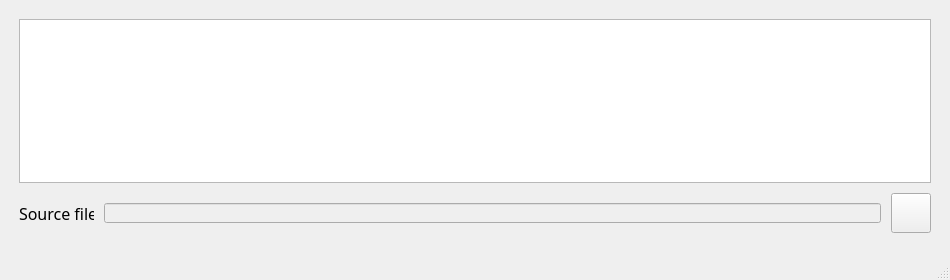
<?xml version="1.0" encoding="UTF-8"?>
<ui version="4.0">
 <class>MainWindow</class>
 <widget class="QMainWindow" name="MainWindow">
  <property name="geometry">
   <rect>
    <x>0</x>
    <y>0</y>
    <width>950</width>
    <height>280</height>
   </rect>
  </property>
  <property name="minimumSize">
   <size>
    <width>950</width>
    <height>280</height>
   </size>
  </property>
  <property name="font">
   <font>
    <family>Rockwell</family>
    <pointsize>12</pointsize>
   </font>
  </property>
  <property name="windowTitle">
   <string>R2D2 object viewer</string>
  </property>
  <property name="windowIcon">
   <iconset>
    <normaloff>images/database.png</normaloff>images/database.png</iconset>
  </property>
  <widget class="QWidget" name="centralwidget">
   <layout class="QGridLayout" name="gridLayout_2">
    <item row="0" column="0">
     <layout class="QGridLayout" name="gridLayout">
      <property name="leftMargin">
       <number>10</number>
      </property>
      <property name="topMargin">
       <number>10</number>
      </property>
      <property name="rightMargin">
       <number>10</number>
      </property>
      <property name="bottomMargin">
       <number>10</number>
      </property>
      <property name="spacing">
       <number>10</number>
      </property>
      <item row="1" column="1">
       <widget class="QLineEdit" name="file_line">
        <property name="enabled">
         <bool>false</bool>
        </property>
        <property name="minimumSize">
         <size>
          <width>700</width>
          <height>20</height>
         </size>
        </property>
        <property name="maximumSize">
         <size>
          <width>16777215</width>
          <height>20</height>
         </size>
        </property>
        <property name="font">
         <font>
          <family>Rockwell</family>
          <pointsize>12</pointsize>
         </font>
        </property>
        <property name="alignment">
         <set>Qt::AlignBottom|Qt::AlignLeading|Qt::AlignLeft</set>
        </property>
       </widget>
      </item>
      <item row="1" column="0">
       <widget class="QLabel" name="label">
        <property name="minimumSize">
         <size>
          <width>75</width>
          <height>20</height>
         </size>
        </property>
        <property name="maximumSize">
         <size>
          <width>75</width>
          <height>20</height>
         </size>
        </property>
        <property name="font">
         <font>
          <family>Rockwell</family>
          <pointsize>12</pointsize>
          <italic>false</italic>
         </font>
        </property>
        <property name="text">
         <string>Source file:</string>
        </property>
        <property name="alignment">
         <set>Qt::AlignLeading|Qt::AlignLeft|Qt::AlignVCenter</set>
        </property>
       </widget>
      </item>
      <item row="1" column="2">
       <widget class="QPushButton" name="exit_button">
        <property name="minimumSize">
         <size>
          <width>40</width>
          <height>40</height>
         </size>
        </property>
        <property name="maximumSize">
         <size>
          <width>40</width>
          <height>40</height>
         </size>
        </property>
        <property name="text">
         <string/>
        </property>
        <property name="icon">
         <iconset>
          <normaloff>images/exit.png</normaloff>images/exit.png</iconset>
        </property>
        <property name="iconSize">
         <size>
          <width>32</width>
          <height>32</height>
         </size>
        </property>
       </widget>
      </item>
      <item row="0" column="0" colspan="3">
       <widget class="QTableView" name="tableView">
        <property name="minimumSize">
         <size>
          <width>900</width>
          <height>150</height>
         </size>
        </property>
        <property name="gridStyle">
         <enum>Qt::DashLine</enum>
        </property>
       </widget>
      </item>
     </layout>
    </item>
   </layout>
  </widget>
  <widget class="QMenuBar" name="menubar">
   <property name="geometry">
    <rect>
     <x>0</x>
     <y>0</y>
     <width>950</width>
     <height>24</height>
    </rect>
   </property>
  </widget>
  <widget class="QStatusBar" name="statusbar"/>
 </widget>
 <resources/>
 <connections/>
</ui>
